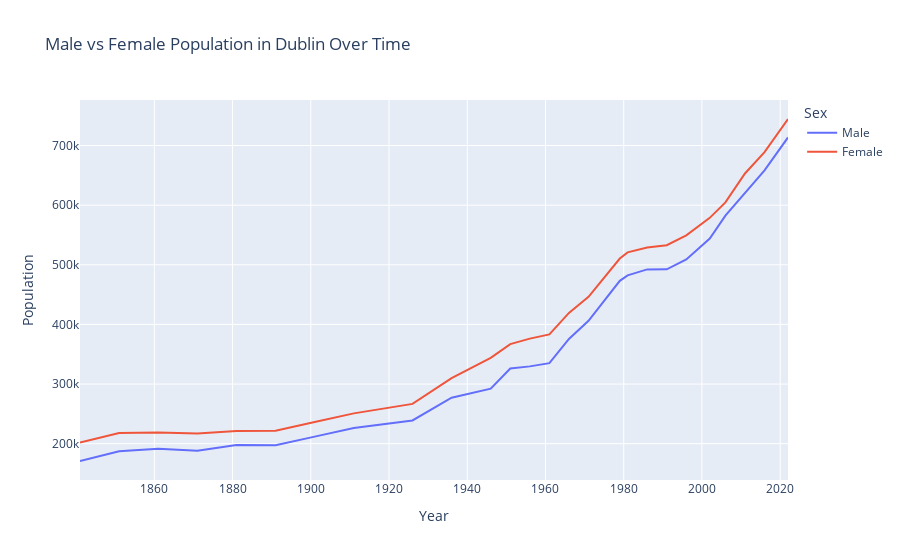

Here is the notebook cell this chart was saved with:
### Code cell
# Defined County Population Comparison of Male vs Female

fig = px.line(
    census_pop[census_pop["County"] == "Dublin"],
    x="CensusYear",
    y=["Male", "Female"],
    title="Male vs Female Population in Dublin Over Time",
    labels={"value": "Population", "CensusYear": "Year", "variable": "Sex"}
)
fig.show()

### Figure 1 — Plotly figure (JSON) as saved in the notebook; plotly's stock layout.template omitted (floating-point values rounded to 4 significant figures)
{"data": [{"hovertemplate": "Sex=Male<br>Year=%{x}<br>Population=%{y}<extra></extra>", "legendgroup": "Male", "line": {"color": "#636efa", "dash": "solid"}, "marker": {"symbol": "circle"}, "mode": "lines", "name": "Male", "orientation": "v", "showlegend": true, "type": "scatter", "x": [1841, 1851, 1861, 1871, 1881, 1891, 1901, 1911, 1926, 1936, 1946, 1951, 1956, 1961, 1966, 1971, 1979, 1981, 1986, 1991, 1996, 2002, 2006, 2011, 2016, 2022], "xaxis": "x", "y": [170930, 187286, 191435, 188108, 197740, 197409, 211786, 226364, 238995, 277098, 292205, 326126, 329627, 335004, 375692, 406008, 473104, 482342, 492279, 492432, 508966, 544075, 582557, 619902, 658371, 713606], "yaxis": "y"}, {"hovertemplate": "Sex=Female<br>Year=%{x}<br>Population=%{y}<extra></extra>", "legendgroup": "Female", "line": {"color": "#EF553B", "dash": "solid"}, "marker": {"symbol": "circle"}, "mode": "lines", "name": "Female", "orientation": "v", "showlegend": true, "type": "scatter", "x": [1841, 1851, 1861, 1871, 1881, 1891, 1901, 1911, 1926, 1936, 1946, 1951, 1956, 1961, 1966, 1971, 1979, 1981, 1986, 1991, 1996, 2002, 2006, 2011, 2016, 2022], "xaxis": "x", "y": [201843, 217861, 218817, 217154, 221170, 221807, 236420, 250832, 266659, 309827, 343988, 366896, 376154, 383328, 419355, 446211, 510579, 520822, 529170, 532872, 549298, 578746, 604619, 653167, 688988, 744548], "yaxis": "y"}], "layout": {"legend": {"title": {"text": "Sex"}, "tracegroupgap": 0}, "title": {"text": "Male vs Female Population in Dublin Over Time"}, "xaxis": {"anchor": "y", "domain": [0, 1], "title": {"text": "Year"}}, "yaxis": {"anchor": "x", "domain": [0, 1], "title": {"text": "Population"}}}}
